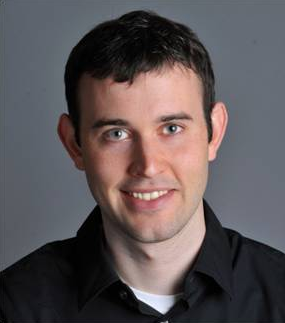
#> input picture pim_p1/human.png, 285 x 323 px
$ python 'Imagen hibrida en el dominio de la frecuencia.py'   (older library calls are emulated)
#> lines starting #> are read from the running program, lines starting #| are printed output that depends on the picture

# coding: utf-8

# In[1]:

from PIL import Image
import numpy as np
import matplotlib.pyplot as plt
from scipy import fftpack

get_ipython().magic(u'matplotlib inline')


# In[2]:

#LOAD IMAGES
img1 = Image.open("human.png")
#> img1 is the input picture: PIL image 285x323 RGB; mean R, G, B 93.4, 85.4, 87.2
img2 = Image.open("cat.png")
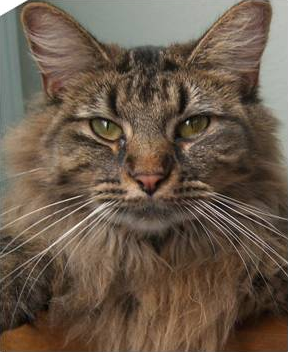
#> input picture pim_p1/cat.png, 288 x 352 px
#> img2 is the input picture: PIL image 288x352 RGB; mean R, G, B 106.2, 89.8, 74.4

#RESIZE
size1=int(round(img1.size[0]*(4/3.)));
#> size1 = 380
size2=int(round(img1.size[1]*(4/3.)));
#> size2 = 431
img1=img1.resize((size1,size2), Image.ANTIALIAS)
#> img1: PIL image 380x431 RGB

#CROP
left = 50
top = 50
right = 51+img2.size[0]-1
#> right = 338
bottom = 51+img2.size[1]-1
#> bottom = 402
img1=img1.crop((left, top, right, bottom))
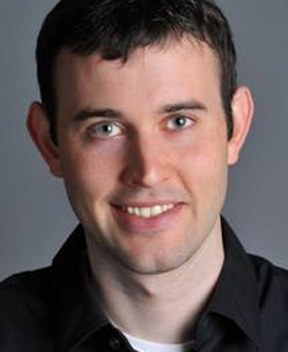
#> img1: PIL image 288x352 RGB; mean R, G, B 105.5, 89.7, 88.2


# In[2]:


# In[3]:

#Gaussian filter
fftsize = 1024
sigma = 9
SZ = sigma * 6 + 1
[xx,yy]=np.meshgrid(np.linspace(-4,4,SZ),np.linspace(-4,4,SZ))
gaussian = np.exp(-0.5*(xx*xx+yy*yy))
fil_fft = fftpack.fft2(gaussian/np.sum(gaussian), (fftsize, fftsize))


# In[4]:

#FOURIER SPACE CONVOLUTION 3 CHANNEL
def convolution_fourier_RGB(img, fil_fft, fftsize):

#> called with fil_fft = array of shape (1024, 1024), fftsize = 1024
    channelR = np.zeros((img.shape[0],img.shape[1]), 'double')
    channelG = np.zeros((img.shape[0],img.shape[1]), 'double')
    channelB = np.zeros((img.shape[0],img.shape[1]), 'double')

    for x in range(img.shape[0]):
        for y in range(img.shape[1]):
            channelR[x,y] = img[x,y][0]
            channelG[x,y] = img[x,y][1]
            channelB[x,y] = img[x,y][2]
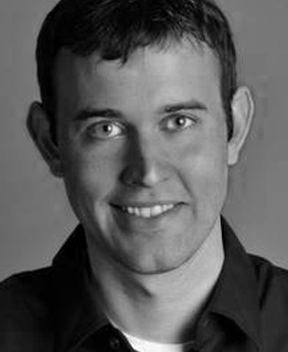
#> channelB: shape (352, 288) float64; min 0, max 255, mean 88.2
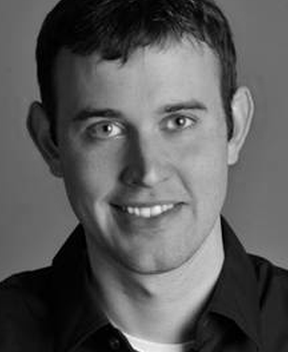
#> channelG: shape (352, 288) float64; min 0, max 255, mean 89.7
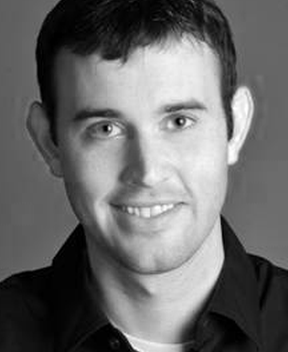
#> channelR: shape (352, 288) float64; min 0, max 255, mean 105.5

    matrixR_fft = fftpack.fft2(channelR, (fftsize, fftsize))
    matrixG_fft = fftpack.fft2(channelG, (fftsize, fftsize))
    matrixB_fft = fftpack.fft2(channelB, (fftsize, fftsize))

    matrixR_fil_fft = matrixR_fft * fil_fft;
    matrixG_fil_fft = matrixG_fft * fil_fft;
    matrixB_fil_fft = matrixB_fft * fil_fft;

    matrixR_fil = np.real(fftpack.ifft2(matrixR_fil_fft))
    matrixG_fil = np.real(fftpack.ifft2(matrixG_fil_fft))
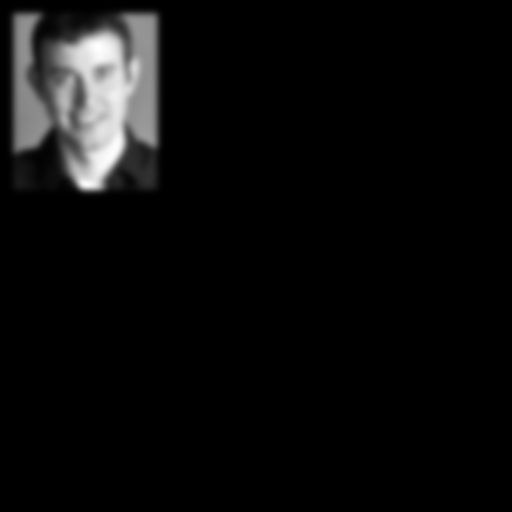
#> matrixG_fil: shape (1024, 1024) float64 (shown at 1/2 size); min -5.68e-14, max 188.1, mean 8.7; drawn with min black and max white
    matrixB_fil = np.real(fftpack.ifft2(matrixB_fil_fft))

    img_fil = np.zeros((matrixR_fil.shape[0], matrixR_fil.shape[1], 3), 'double')

    for x in range(matrixR_fil.shape[0]):
        for y in range(matrixR_fil.shape[1]):
            img_fil[x,y,0] = matrixR_fil[x,y]
            img_fil[x,y,1] = matrixG_fil[x,y]
            img_fil[x,y,2] = matrixB_fil[x,y]
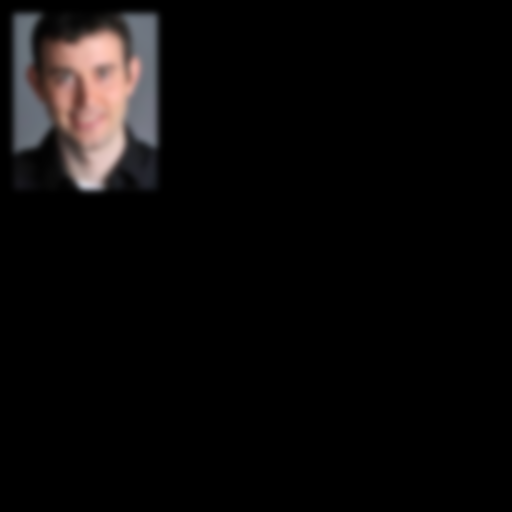
#> img_fil: shape (1024, 1024, 3) float64 (shown at 1/2 size); mean of channels 0, 1, 2 10.2, 8.7, 8.5; drawn with min black and max white

    return img_fil


# In[5]:

#LOW PASS IMG1
np_img1 = np.array(img1)
img1_filtered_LP = convolution_fourier_RGB(np_img1, fil_fft, fftsize)
hs=np.floor(SZ/2.)
#> (the run stopped early here; a loop or call above may not have finished)
